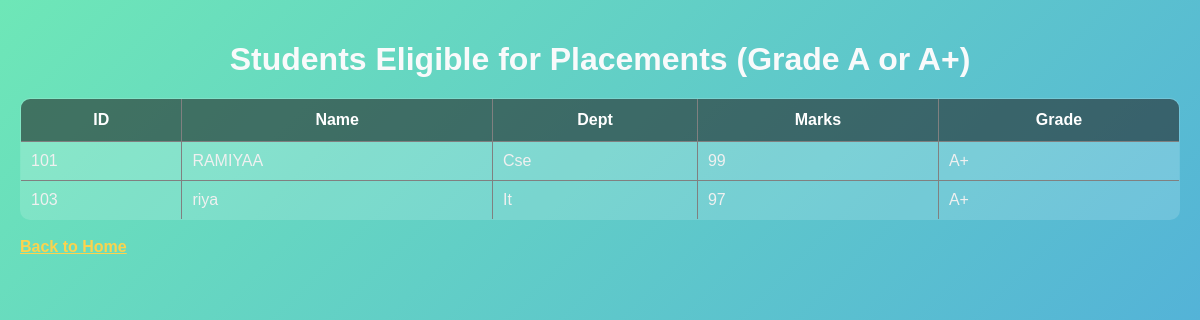
Page /eligible/ on the committed database.
### studentapp/models.py (models this page shows, shortened)
class Student(models.Model):
    student_id = models.IntegerField()
    name = models.CharField(max_length=100)
    dept = models.CharField(max_length=50)
    marks = models.IntegerField()
    grade = models.CharField(max_length=2)

### studentapp/views.py (the view)
# urls.py: path('eligible/', views.eligible_students, name='eligible_students'),
def eligible_students(request):
    eligible = Student.objects.filter(grade__in=['A', 'A+'])
    return render(request, 'studentapp/eligible.html', {'eligible': eligible})

### student/studentapp/templates/studentapp/eligible.html (shortened to what this page needs)
{% load static %}
<!DOCTYPE html>
<html>
<head>
	<link rel="stylesheet" href="{% static 'studentapp/style.css' %}">
</head>
<body>
<h1>Students Eligible for Placements (Grade A or A+)</h1>
<table border="1">
<tr>
    <th>ID</th><th>Name</th><th>Dept</th><th>Marks</th><th>Grade</th>
</tr>
{% for e in eligible %}
<tr>
    <td>{{ e.student_id }}</td>
    <td>{{ e.name }}</td>
    <td>{{ e.dept }}</td>
    <td>{{ e.marks }}</td>
    <td>{{ e.grade }}</td>
</tr>
{% endfor %}
</table>
<br>
<a href="{% url 'home' %}">Back to Home</a>
</body>
</html>

### studentapp/static/studentapp/style.css (style rules this page uses)
body { margin: 0; padding: 20px; font-family: "Poppins", Arial, sans-serif; background: linear-gradient(135deg, #6EE7B7, #3B82F6, #A78BFA); background-size: 400% 400%; animation: gradientAnimation 10s ease infinite; color: #ffffff; }
h1, h2 { text-align: center; margin-bottom: 20px; font-weight: 600; color: #f9fafb; }
table { width: 100%; border-collapse: collapse; background: rgba(255,255,255,0.15); border-radius: 10px; overflow: hidden; }
th { background: rgba(0,0,0,0.5); color: white; padding: 12px; font-size: 16px; }
td { padding: 10px; color: #f0f0f0; }
tr:nth-child(even) { background: rgba(255,255,255,0.05); }
a { color: #fcd34d; font-weight: bold; }

### rows in the picture
Student: student_id "101", name "RAMIYAA", dept "Cse", marks "99", grade "A+"
Student: student_id "103", name "riya", dept "It", marks "97", grade "A+"
